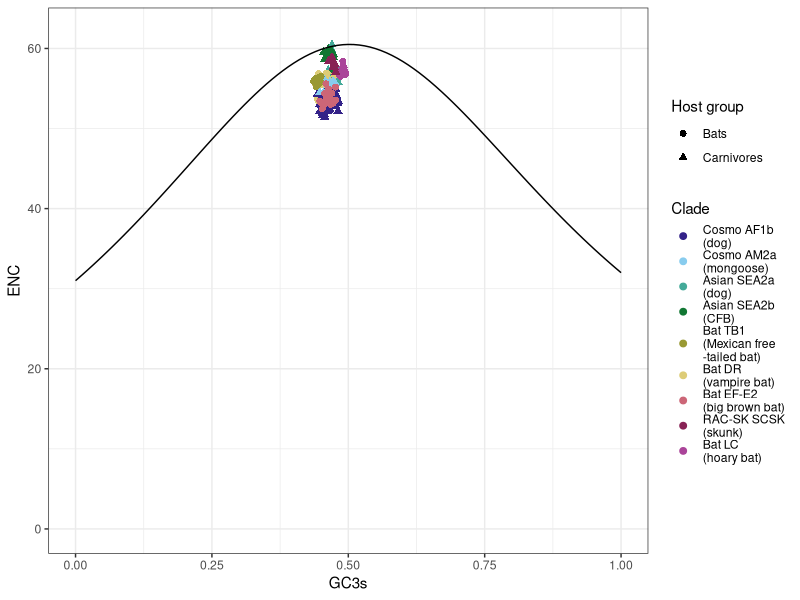

Write R code to recreate this figure.
library("readxl")
library("ggplot2")
df = as.data.frame(read_excel("data/Codon_usage_N.xlsx"))
for(i in 3:ncol(df)){
  colnames(df)[i] = paste0(as.character(df[1,i]),"_",colnames(df)[i])
}
colnames(df)[2] = "Accession no."
df = df[2:nrow(df),]

F_function = function(codons){
  n = sum(codons)
  pis = (codons/n)^2
  f = (n*sum(pis)-1)/(n-1)
  return(f)
}

df$ENC = NA
for(k in 1:nrow(df)){
  F_codons = as.numeric(df[k,3:4])
  L_codons = as.numeric(df[k,5:10])
  I_codons = as.numeric(df[k,11:13])
  V_codons = as.numeric(df[k,14:17])
  S_codons = as.numeric(df[k,18:23])
  P_codons = as.numeric(df[k,24:27])
  T_codons = as.numeric(df[k,28:31])
  A_codons = as.numeric(df[k,32:35])
  Y_codons = as.numeric(df[k,36:37])
  H_codons = as.numeric(df[k,38:39])
  Q_codons = as.numeric(df[k,40:41])
  N_codons = as.numeric(df[k,42:43])
  K_codons = as.numeric(df[k,44:45])
  D_codons = as.numeric(df[k,46:47])
  E_codons = as.numeric(df[k,48:49])
  C_codons = as.numeric(df[k,50:51])
  R_codons = as.numeric(df[k,52:57])
  G_codons = as.numeric(df[k,58:61])
  
  #F2 = C, D, E, F, H, K, N, Q, Y
  #F3 = I
  #F4 = A, G, P, T, V
  #F6 = R, L, S
  
  F2s = c(F_function(C_codons), F_function(D_codons), F_function(E_codons), F_function(F_codons),
          F_function(H_codons), F_function(K_codons), F_function(N_codons), F_function(Q_codons),
          F_function(Y_codons))
  F3s = c(F_function(I_codons))
  F4s = c(F_function(A_codons), F_function(G_codons), F_function(P_codons), F_function(T_codons),
          F_function(V_codons))
  F6s = c(F_function(L_codons), F_function(S_codons), F_function(R_codons))
  
  ENC = 2 + (9/mean(F2s)) + (1/mean(F3s) + (5/mean(F4s)) + (3/mean(F6s)))
  df$ENC[k] = ENC
}

df2 = as.data.frame(read_excel("data/Nucleotide_composition_N.xlsx"))
df$GC3s = df2$`%G3+C3`/100
df$bat = NA
df$bat[df$Host %in% c("Big brown bat", "Hoary bat", "Free-tailed bat",
                      "Vampire bat")] = "Bats"
df$bat[df$Host %in% c("Dog (SEA2a)", "Chinese ferret badger",
                      "Dog (AF1b)", "Mongoose", "Skunk")] = "Carnivores"

df$Host = factor(df$Host, c("Dog (AF1b)", "Mongoose","Dog (SEA2a)", "Chinese ferret badger",
                              "Free-tailed bat",
                              "Vampire bat", "Big brown bat","Skunk", "Hoary bat"))

f1 = function(x){
  2+x+29/(x^2+(1-x)^2)
}

my_pal <- c("#332288","#88CCEE","#44AA99","#117733","#999933",
            "#DDCC77","#CC6677","#882255","#AA4499")

p1 = ggplot(data = df, aes(x = GC3s, y = ENC, colour = Host))+
  geom_point(size = 2, aes(shape = bat)) + theme_bw() +
  scale_color_manual(values = my_pal, name = "Clade",
                     labels = c("Cosmo AF1b\n(dog)",
                                "Cosmo AM2a\n(mongoose)",
                                "Asian SEA2a\n(dog)",
                                "Asian SEA2b\n(CFB)",
                                "Bat TB1\n(Mexican free\n-tailed bat)",
                                "Bat DR\n(vampire bat)",
                                "Bat EF-E2\n(big brown bat)",
                                "RAC-SK SCSK\n(skunk)",
                                "Bat LC\n(hoary bat)")) +
  scale_shape_manual(values = c(16,17), name = "Host group") +
  stat_function(fun=f1, col = "black") +
  xlim(0,1) + ylim(0,62)
p1

